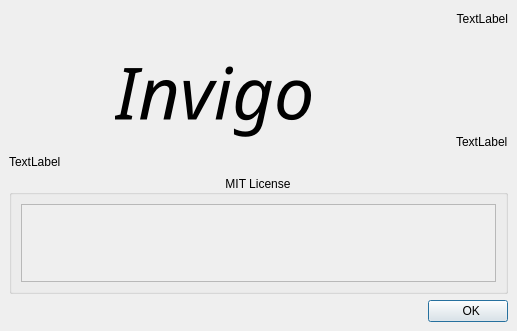
<?xml version="1.0" encoding="UTF-8"?>
<ui version="4.0">
 <class>Form</class>
 <widget class="QWidget" name="Form">
  <property name="geometry">
   <rect>
    <x>0</x>
    <y>0</y>
    <width>517</width>
    <height>331</height>
   </rect>
  </property>
  <property name="windowTitle">
   <string>Form</string>
  </property>
  <layout class="QHBoxLayout" name="horizontalLayout">
   <property name="spacing">
    <number>0</number>
   </property>
   <property name="leftMargin">
    <number>0</number>
   </property>
   <property name="topMargin">
    <number>0</number>
   </property>
   <property name="rightMargin">
    <number>0</number>
   </property>
   <property name="bottomMargin">
    <number>0</number>
   </property>
   <item>
    <widget class="QWidget" name="widget" native="true">
     <property name="contextMenuPolicy">
      <enum>Qt::ActionsContextMenu</enum>
     </property>
     <property name="autoFillBackground">
      <bool>false</bool>
     </property>
     <property name="styleSheet">
      <string notr="true"/>
     </property>
     <layout class="QVBoxLayout" name="verticalLayout_3">
      <item>
       <layout class="QHBoxLayout" name="horizontalLayout_4" stretch="0,1">
        <item>
         <layout class="QVBoxLayout" name="verticalLayout_2">
          <item>
           <widget class="QLabel" name="lblIcon">
            <property name="minimumSize">
             <size>
              <width>100</width>
              <height>100</height>
             </size>
            </property>
            <property name="text">
             <string/>
            </property>
           </widget>
          </item>
          <item>
           <spacer name="verticalSpacer">
            <property name="orientation">
             <enum>Qt::Vertical</enum>
            </property>
            <property name="sizeHint" stdset="0">
             <size>
              <width>20</width>
              <height>40</height>
             </size>
            </property>
           </spacer>
          </item>
         </layout>
        </item>
        <item>
         <layout class="QVBoxLayout" name="verticalLayout">
          <item>
           <widget class="QLabel" name="lblVersion">
            <property name="maximumSize">
             <size>
              <width>16777215</width>
              <height>20</height>
             </size>
            </property>
            <property name="layoutDirection">
             <enum>Qt::LeftToRight</enum>
            </property>
            <property name="text">
             <string>TextLabel</string>
            </property>
            <property name="alignment">
             <set>Qt::AlignRight|Qt::AlignTrailing|Qt::AlignVCenter</set>
            </property>
           </widget>
          </item>
          <item>
           <layout class="QHBoxLayout" name="horizontalLayout_2" stretch="1,0">
            <item>
             <widget class="QLabel" name="label">
              <property name="font">
               <font>
                <family>Vivaldi</family>
                <pointsize>54</pointsize>
                <italic>true</italic>
               </font>
              </property>
              <property name="text">
               <string>Invigo</string>
              </property>
             </widget>
            </item>
            <item>
             <widget class="QLabel" name="lblTitle">
              <property name="text">
               <string>TextLabel</string>
              </property>
              <property name="alignment">
               <set>Qt::AlignBottom|Qt::AlignLeading|Qt::AlignLeft</set>
              </property>
             </widget>
            </item>
           </layout>
          </item>
         </layout>
        </item>
       </layout>
      </item>
      <item>
       <widget class="QLabel" name="lblHome">
        <property name="text">
         <string>TextLabel</string>
        </property>
        <property name="textFormat">
         <enum>Qt::RichText</enum>
        </property>
        <property name="openExternalLinks">
         <bool>true</bool>
        </property>
       </widget>
      </item>
      <item>
       <widget class="QGroupBox" name="groupBox">
        <property name="styleSheet">
         <string notr="true">subcontrol-position: top center</string>
        </property>
        <property name="title">
         <string>MIT License</string>
        </property>
        <property name="alignment">
         <set>Qt::AlignCenter</set>
        </property>
        <property name="flat">
         <bool>false</bool>
        </property>
        <layout class="QVBoxLayout" name="verticalLayout_4">
         <item>
          <widget class="QScrollArea" name="scrollArea">
           <property name="widgetResizable">
            <bool>true</bool>
           </property>
           <widget class="QWidget" name="scrollAreaWidgetContents">
            <property name="geometry">
             <rect>
              <x>0</x>
              <y>0</y>
              <width>477</width>
              <height>72</height>
             </rect>
            </property>
            <layout class="QHBoxLayout" name="horizontalLayout_3">
             <item>
              <widget class="QLabel" name="lblLicense">
               <property name="text">
                <string/>
               </property>
              </widget>
             </item>
            </layout>
           </widget>
          </widget>
         </item>
        </layout>
       </widget>
      </item>
      <item>
       <layout class="QHBoxLayout" name="horizontalLayout_5">
        <item>
         <spacer name="horizontalSpacer">
          <property name="orientation">
           <enum>Qt::Horizontal</enum>
          </property>
          <property name="sizeHint" stdset="0">
           <size>
            <width>40</width>
            <height>20</height>
           </size>
          </property>
         </spacer>
        </item>
        <item>
         <widget class="QPushButton" name="btnClose">
          <property name="sizePolicy">
           <sizepolicy hsizetype="Fixed" vsizetype="Fixed">
            <horstretch>0</horstretch>
            <verstretch>0</verstretch>
           </sizepolicy>
          </property>
          <property name="maximumSize">
           <size>
            <width>16777215</width>
            <height>16777215</height>
           </size>
          </property>
          <property name="styleSheet">
           <string notr="true"/>
          </property>
          <property name="text">
           <string>  OK</string>
          </property>
          <property name="icon">
           <iconset>
            <normaloff>BreezeStyleSheets/dist/pyqt6/dark/dialog_ok.svg</normaloff>BreezeStyleSheets/dist/pyqt6/dark/dialog_ok.svg</iconset>
          </property>
          <property name="checkable">
           <bool>false</bool>
          </property>
          <property name="default">
           <bool>true</bool>
          </property>
         </widget>
        </item>
       </layout>
      </item>
     </layout>
    </widget>
   </item>
  </layout>
 </widget>
 <resources/>
 <connections/>
</ui>
